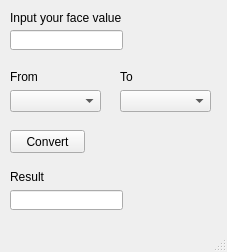
<?xml version="1.0" encoding="UTF-8"?>
<ui version="4.0">
 <class>MainWindow</class>
 <widget class="QMainWindow" name="MainWindow">
  <property name="geometry">
   <rect>
    <x>0</x>
    <y>0</y>
    <width>227</width>
    <height>252</height>
   </rect>
  </property>
  <property name="windowTitle">
   <string>MainWindow</string>
  </property>
  <widget class="QWidget" name="centralWidget">
   <widget class="QLabel" name="label">
    <property name="geometry">
     <rect>
      <x>10</x>
      <y>10</y>
      <width>111</width>
      <height>16</height>
     </rect>
    </property>
    <property name="text">
     <string>Input your face value</string>
    </property>
   </widget>
   <widget class="QLabel" name="label_2">
    <property name="geometry">
     <rect>
      <x>10</x>
      <y>70</y>
      <width>47</width>
      <height>13</height>
     </rect>
    </property>
    <property name="text">
     <string>From</string>
    </property>
   </widget>
   <widget class="QComboBox" name="comboBox">
    <property name="geometry">
     <rect>
      <x>10</x>
      <y>90</y>
      <width>91</width>
      <height>22</height>
     </rect>
    </property>
    <property name="currentIndex">
     <number>-1</number>
    </property>
   </widget>
   <widget class="QLabel" name="label_3">
    <property name="geometry">
     <rect>
      <x>120</x>
      <y>70</y>
      <width>47</width>
      <height>13</height>
     </rect>
    </property>
    <property name="text">
     <string>To</string>
    </property>
   </widget>
   <widget class="QComboBox" name="comboBox_2">
    <property name="geometry">
     <rect>
      <x>120</x>
      <y>90</y>
      <width>91</width>
      <height>22</height>
     </rect>
    </property>
    <property name="currentIndex">
     <number>-1</number>
    </property>
   </widget>
   <widget class="QPushButton" name="pushButton">
    <property name="geometry">
     <rect>
      <x>10</x>
      <y>130</y>
      <width>75</width>
      <height>23</height>
     </rect>
    </property>
    <property name="text">
     <string>Convert</string>
    </property>
   </widget>
   <widget class="QLineEdit" name="lineEdit">
    <property name="geometry">
     <rect>
      <x>10</x>
      <y>30</y>
      <width>113</width>
      <height>20</height>
     </rect>
    </property>
   </widget>
   <widget class="QLabel" name="label_4">
    <property name="geometry">
     <rect>
      <x>10</x>
      <y>170</y>
      <width>47</width>
      <height>13</height>
     </rect>
    </property>
    <property name="text">
     <string>Result</string>
    </property>
   </widget>
   <widget class="QLineEdit" name="lineEdit_2">
    <property name="geometry">
     <rect>
      <x>10</x>
      <y>190</y>
      <width>113</width>
      <height>20</height>
     </rect>
    </property>
   </widget>
  </widget>
  <widget class="QStatusBar" name="statusBar"/>
 </widget>
 <layoutdefault spacing="6" margin="11"/>
 <resources/>
 <connections/>
</ui>
